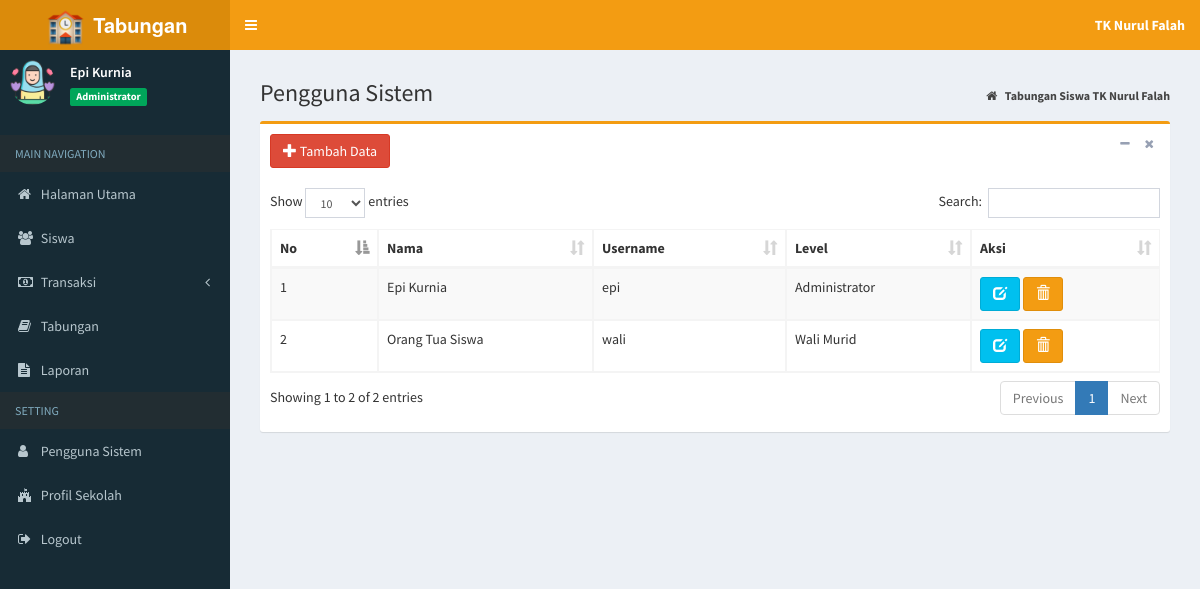
The page /index.php?page=MyApp/data_pengguna (signed in) on the database its author committed.
### tables this page shows
CREATE TABLE `tb_profil` (
  `id_profil` int(11) NOT NULL,
  `nama_sekolah` varchar(200) NOT NULL,
  `alamat` varchar(400) NOT NULL,
  `akreditasi` char(2) NOT NULL
);

CREATE TABLE `tb_pengguna` (
  `id_pengguna` int(11) NOT NULL,
  `nama_pengguna` varchar(20) NOT NULL,
  `username` varchar(20) NOT NULL,
  `password` varchar(15) NOT NULL,
  `level` enum('Administrator','Wali Murid') NOT NULL
);

### admin/pengguna/data_pengguna.php (the view, shortened to what this page needs)
<section class="content-header">
	<h1>
		Pengguna Sistem
	</h1>
	<ol class="breadcrumb">
		<li>
			<a href="index.php">
				<i class="fa fa-home"></i>
				<b>Tabungan Siswa TK Nurul Falah</b>
			</a>
		</li>
	</ol>
</section>
<section class="content">
	<div class="box box-warning">
		<div class="box-header">
			<a href="?page=MyApp/add_pengguna" class="btn btn-danger">
				<i class="glyphicon glyphicon-plus"></i> Tambah Data</a>
			<div class="box-tools pull-right">
				<button type="button" class="btn btn-box-tool" data-widget="collapse">
					<i class="fa fa-minus"></i>
				</button>
				<button type="button" class="btn btn-box-tool" data-widget="remove">
					<i class="fa fa-remove"></i>
				</button>
			</div>
		</div>
		<div class="box-body">
			<div class="table-responsive">
				<table id="example1" class="table table-bordered table-striped">
					<thead>
						<tr>
							<th>No</th>
							<th>Nama</th>
							<th>Username</th>
							<th>Level</th>
							<th>Aksi</th>
						</tr>
					</thead>
					<tbody>
						<?php
                  $no = 1;
                  $sql = $koneksi->query("select * from tb_pengguna");
                  while ($data= $sql->fetch_assoc()) {
                ?>
						<tr>
							<td>
								<?php echo $no++; ?>
							</td>
							<td>
								<?php echo $data['nama_pengguna']; ?>
							</td>
							<td>
								<?php echo $data['username']; ?>
							</td>
							<td>
								<?php echo $data['level']; ?>
							</td>
							<td>
								<a href="?page=MyApp/edit_pengguna&kode=<?php echo $data['id_pengguna']; ?>"
								 title="Ubah" class="btn btn-info">
									<i class="glyphicon glyphicon-edit"></i>
								</a>
								<a href="?page=MyApp/del_pengguna&kode=<?php echo $data['id_pengguna']; ?>"
								 onclick="return confirm('Apakah anda yakin hapus data ini ?')" title="Hapus" class="btn btn-warning">
									<i class="glyphicon glyphicon-trash"></i>
							</td>
						</tr>
						<?php
                  }
                ?>
					</tbody>
				</table>
			</div>
		</div>
	</div>
</section>

### index.php (shortened to what this page needs)
<?php
    if (isset($_SESSION["ses_username"])==""){
		header("location: login.php");
    }else{
      $data_nama = $_SESSION["ses_nama"];
      $data_level = $_SESSION["ses_level"];
    }
    include "inc/koneksi.php";
	$sql = $koneksi->query("SELECT * from tb_profil");
	while ($data= $sql->fetch_assoc()) {
		$nama=$data['nama_sekolah'];
	}
?>
<!DOCTYPE html>
<html>
<head>
	<link rel="stylesheet" href="bootstrap/css/bootstrap.min.css">
	<link rel="stylesheet" href="https://cdnjs.cloudflare.com/ajax/libs/font-awesome/4.5.0/css/font-awesome.min.css">
	<link rel="stylesheet" href="https://cdnjs.cloudflare.com/ajax/libs/ionicons/2.0.1/css/ionicons.min.css">
	<link rel="stylesheet" href="plugins/datatables/dataTables.bootstrap.css">
	<link rel="stylesheet" href="plugins/select2/select2.min.css">
	<link rel="stylesheet" href="dist/css/AdminLTE.min.css">
	<link rel="stylesheet" href="dist/css/skins/_all-skins.min.css">
</head>
<body class="hold-transition skin-yellow sidebar-mini">
	<div class="wrapper">
		<header class="main-header">
			<a href="index.php" class="logo">
				<span class="logo-lg">
					<img src="dist/img/logo.png" width="45px">
					<b>Tabungan</b>
				</span>
			</a>
			<nav class="navbar navbar-static-top">
				<a href="#" class="sidebar-toggle" data-toggle="offcanvas" role="button">
				</a>
				<div class="navbar-custom-menu">
					<ul class="nav navbar-nav">
						<li class="dropdown messages-menu">
							<a class="dropdown-toggle" data-toggle="dropdown">
								<span>
									<b>
										<?= $nama; ?>
									</b>
								</span>
							</a>
						</li>
					</ul>
				</div>
			</nav>
		</header>
		<aside class="main-sidebar">
			<section class="sidebar">
				</<b>
				<div class="user-panel">
					<div class="pull-left image">
						<img src="dist/img/avatar.png" class="img-circle" alt="User Image">
					</div>
					<div class="pull-left info">
						<p>
							<?php echo $data_nama; ?>
						</p>
						<span class="label label-success">
							<?php echo $data_level; ?>
						</span>
					</div>
				</div>
				<ul class="sidebar-menu">
					<li class="header">MAIN NAVIGATION</li>
					<?php
          if ($data_level=="Administrator"){
        ?>
					<li class="treeview">
						<a href="?page=admin">
							<i class="fa fa-home"></i>
							<span>Halaman Utama</span>
						</a>
					</li>
					<li class="treeview">
						<a href="?page=MyApp/data_siswa">
							<i class="fa fa-users"></i>
							<span>Siswa</span>
						</a>
					</li>
					<li class="treeview">
						<a href="#">
							<i class="fa fa-money"></i>
							<span>Transaksi</span>
							<span class="pull-right-container">
								<i class="fa fa-angle-left pull-right"></i>
							</span>
						</a>
					</li>
					<li class="treeview">
						<a href="?page=view_tabungan">
							<i class="fa fa-book"></i>
							<span>Tabungan</span>
						</a>
					</li>
					<li class="treeview">
						<a href="?page=laporan">
							<i class="fa fa-file-text"></i>
							<span>Laporan</span>
						</a>
					</li>
					<li class="header">SETTING</li>
					<li class="treeview">
						<a href="?page=MyApp/data_pengguna">
							<i class="fa fa-user"></i>
							<span>Pengguna Sistem</span>
						</a>
					</li>
					<li class="treeview">
						<a href="?page=MyApp/data_profil">
							<i class="fa fa-fort-awesome"></i>
							<span>Profil Sekolah</span>
						</a>
					</li>
					<?php
            }
          ?>
					<li>
						<a href="logout.php" onclick="return confirm('Anda yakin keluar dari aplikasi ?')">
							<i class="fa fa-sign-out"></i>
							<span>Logout</span>
						</a>
					</li>
			</section>
		</aside>
		<div class="content-wrapper">
			<section class="content">
				<?php
      if(isset($_GET['page'])){
          $hal = $_GET['page'];
          switch ($hal) {
              case 'MyApp/data_pengguna':
                  include "admin/pengguna/data_pengguna.php";
                  break;
          }
                        }
    ?>
			</section>
		</div>
</body>
</html>

### rows shown on the page
tb_profil: nama_sekolah "TK Nurul Falah"
tb_pengguna: nama_pengguna "Epi Kurnia", username "epi", level "Administrator"
tb_pengguna: nama_pengguna "Orang Tua Siswa", username "wali", level "Wali Murid"

### other values the page prints
$data_nama "Epi Kurnia"
$data_level "Administrator"
